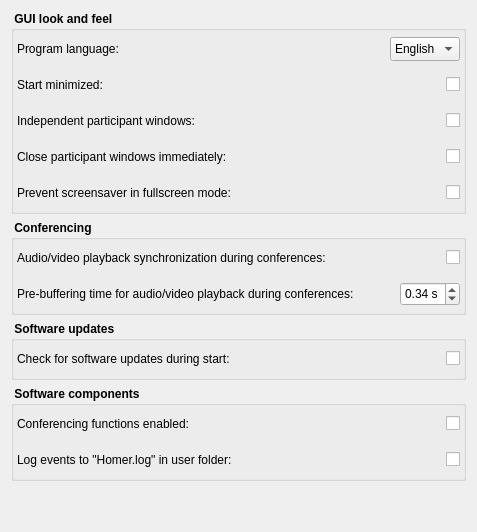
       <widget class="QWidget" name="mGeneral">
        <layout class="QVBoxLayout" name="verticalLayout_23">
         <item>
          <widget class="QGroupBox" name="mGrpStyle">
           <property name="font">
            <font>
             <weight>75</weight>
             <bold>true</bold>
            </font>
           </property>
           <property name="title">
            <string> GUI look and feel </string>
           </property>
           <layout class="QVBoxLayout" name="verticalLayout_13">
            <property name="leftMargin">
             <number>3</number>
            </property>
            <property name="topMargin">
             <number>3</number>
            </property>
            <property name="rightMargin">
             <number>3</number>
            </property>
            <property name="bottomMargin">
             <number>3</number>
            </property>
            <item>
             <layout class="QHBoxLayout" name="horizontalLayout_14">
              <item>
               <widget class="QLabel" name="label_7">
                <property name="minimumSize">
                 <size>
                  <width>0</width>
                  <height>30</height>
                 </size>
                </property>
                <property name="font">
                 <font>
                  <weight>50</weight>
                  <bold>false</bold>
                 </font>
                </property>
                <property name="text">
                 <string>Program language: </string>
                </property>
               </widget>
              </item>
              <item>
               <spacer name="horizontalSpacer_15">
                <property name="orientation">
                 <enum>Qt::Horizontal</enum>
                </property>
                <property name="sizeHint" stdset="0">
                 <size>
                  <width>40</width>
                  <height>20</height>
                 </size>
                </property>
               </spacer>
              </item>
              <item>
               <widget class="QComboBox" name="mCbLanguage">
                <property name="minimumSize">
                 <size>
                  <width>0</width>
                  <height>24</height>
                 </size>
                </property>
                <property name="font">
                 <font>
                  <weight>50</weight>
                  <bold>false</bold>
                 </font>
                </property>
                <item>
                 <property name="text">
                  <string>English</string>
                 </property>
                </item>
               </widget>
              </item>
             </layout>
            </item>
            <item>
             <layout class="QHBoxLayout" name="horizontalLayout_48">
              <item>
               <widget class="QLabel" name="label_27">
                <property name="minimumSize">
                 <size>
                  <width>0</width>
                  <height>30</height>
                 </size>
                </property>
                <property name="font">
                 <font>
                  <weight>50</weight>
                  <bold>false</bold>
                 </font>
                </property>
                <property name="text">
                 <string>Start minimized:</string>
                </property>
               </widget>
              </item>
              <item>
               <spacer name="horizontalSpacer_54">
                <property name="orientation">
                 <enum>Qt::Horizontal</enum>
                </property>
                <property name="sizeHint" stdset="0">
                 <size>
                  <width>40</width>
                  <height>20</height>
                 </size>
                </property>
               </spacer>
              </item>
              <item>
               <widget class="QCheckBox" name="mCbMainWindowMinimized">
                <property name="text">
                 <string/>
                </property>
               </widget>
              </item>
             </layout>
            </item>
            <item>
             <layout class="QHBoxLayout" name="horizontalLayout_35">
              <item>
               <widget class="QLabel" name="mLbSeparatedParticipantWidgets">
                <property name="minimumSize">
                 <size>
                  <width>0</width>
                  <height>30</height>
                 </size>
                </property>
                <property name="font">
                 <font>
                  <weight>50</weight>
                  <bold>false</bold>
                 </font>
                </property>
                <property name="text">
                 <string>Independent participant windows:</string>
                </property>
               </widget>
              </item>
              <item>
               <spacer name="horizontalSpacer_36">
                <property name="orientation">
                 <enum>Qt::Horizontal</enum>
                </property>
                <property name="sizeHint" stdset="0">
                 <size>
                  <width>40</width>
                  <height>20</height>
                 </size>
                </property>
               </spacer>
              </item>
              <item>
               <widget class="QCheckBox" name="mCbSeparatedParticipantWidgets">
                <property name="text">
                 <string/>
                </property>
               </widget>
              </item>
             </layout>
            </item>
            <item>
             <layout class="QHBoxLayout" name="horizontalLayout_36">
              <item>
               <widget class="QLabel" name="mLbCloseParticipantWidgetsImmediately">
                <property name="minimumSize">
                 <size>
                  <width>0</width>
                  <height>30</height>
                 </size>
                </property>
                <property name="font">
                 <font>
                  <weight>50</weight>
                  <bold>false</bold>
                 </font>
                </property>
                <property name="text">
                 <string>Close participant windows immediately:</string>
                </property>
               </widget>
              </item>
              <item>
               <spacer name="horizontalSpacer_37">
                <property name="orientation">
                 <enum>Qt::Horizontal</enum>
                </property>
                <property name="sizeHint" stdset="0">
                 <size>
                  <width>40</width>
                  <height>20</height>
                 </size>
                </property>
               </spacer>
              </item>
              <item>
               <widget class="QCheckBox" name="mCbCloseParticipantWidgetsImmediately">
                <property name="text">
                 <string/>
                </property>
               </widget>
              </item>
             </layout>
            </item>
            <item>
             <layout class="QHBoxLayout" name="horizontalLayout_45">
              <item>
               <widget class="QLabel" name="label_22">
                <property name="minimumSize">
                 <size>
                  <width>0</width>
                  <height>30</height>
                 </size>
                </property>
                <property name="font">
                 <font>
                  <weight>50</weight>
                  <bold>false</bold>
                 </font>
                </property>
                <property name="text">
                 <string>Prevent screensaver in fullscreen mode:</string>
                </property>
               </widget>
              </item>
              <item>
               <spacer name="horizontalSpacer_51">
                <property name="orientation">
                 <enum>Qt::Horizontal</enum>
                </property>
                <property name="sizeHint" stdset="0">
                 <size>
                  <width>40</width>
                  <height>20</height>
                 </size>
                </property>
               </spacer>
              </item>
              <item>
               <widget class="QCheckBox" name="mCbPreventScreensaverInFullscreenMode">
                <property name="text">
                 <string/>
                </property>
               </widget>
              </item>
             </layout>
            </item>
           </layout>
          </widget>
         </item>
         <item>
          <widget class="QGroupBox" name="groupBox_4">
           <property name="font">
            <font>
             <weight>75</weight>
             <bold>true</bold>
            </font>
           </property>
           <property name="title">
            <string> Conferencing</string>
           </property>
           <layout class="QVBoxLayout" name="verticalLayout_26">
            <property name="leftMargin">
             <number>3</number>
            </property>
            <property name="topMargin">
             <number>3</number>
            </property>
            <property name="rightMargin">
             <number>3</number>
            </property>
            <property name="bottomMargin">
             <number>3</number>
            </property>
            <item>
             <layout class="QHBoxLayout" name="horizontalLayout_46">
              <item>
               <widget class="QLabel" name="label_25">
                <property name="minimumSize">
                 <size>
                  <width>0</width>
                  <height>30</height>
                 </size>
                </property>
                <property name="font">
                 <font>
                  <weight>50</weight>
                  <bold>false</bold>
                 </font>
                </property>
                <property name="text">
                 <string>Audio/video playback synchronization during conferences:</string>
                </property>
               </widget>
              </item>
              <item>
               <spacer name="horizontalSpacer_52">
                <property name="orientation">
                 <enum>Qt::Horizontal</enum>
                </property>
                <property name="sizeHint" stdset="0">
                 <size>
                  <width>40</width>
                  <height>20</height>
                 </size>
                </property>
               </spacer>
              </item>
              <item>
               <widget class="QCheckBox" name="mCbAVSyncForConferences">
                <property name="text">
                 <string/>
                </property>
               </widget>
              </item>
             </layout>
            </item>
            <item>
             <layout class="QHBoxLayout" name="horizontalLayout_47">
              <item>
               <widget class="QLabel" name="label_26">
                <property name="minimumSize">
                 <size>
                  <width>0</width>
                  <height>30</height>
                 </size>
                </property>
                <property name="font">
                 <font>
                  <weight>50</weight>
                  <bold>false</bold>
                 </font>
                </property>
                <property name="text">
                 <string>Pre-buffering time for audio/video playback during conferences:</string>
                </property>
               </widget>
              </item>
              <item>
               <spacer name="horizontalSpacer_53">
                <property name="orientation">
                 <enum>Qt::Horizontal</enum>
                </property>
                <property name="sizeHint" stdset="0">
                 <size>
                  <width>40</width>
                  <height>20</height>
                 </size>
                </property>
               </spacer>
              </item>
              <item>
               <widget class="QDoubleSpinBox" name="mDSpPreBufferingConferences">
                <property name="minimumSize">
                 <size>
                  <width>0</width>
                  <height>24</height>
                 </size>
                </property>
                <property name="font">
                 <font>
                  <weight>50</weight>
                  <bold>false</bold>
                 </font>
                </property>
                <property name="suffix">
                 <string> s</string>
                </property>
                <property name="minimum">
                 <double>0.100000000000000</double>
                </property>
                <property name="maximum">
                 <double>3.000000000000000</double>
                </property>
                <property name="singleStep">
                 <double>0.010000000000000</double>
                </property>
                <property name="value">
                 <double>0.340000000000000</double>
                </property>
               </widget>
              </item>
             </layout>
            </item>
           </layout>
          </widget>
         </item>
         <item>
          <widget class="QGroupBox" name="mGrpStyle_2">
           <property name="font">
            <font>
             <weight>75</weight>
             <bold>true</bold>
            </font>
           </property>
           <property name="title">
            <string> Software updates </string>
           </property>
           <layout class="QVBoxLayout" name="verticalLayout_14">
            <property name="leftMargin">
             <number>3</number>
            </property>
            <property name="topMargin">
             <number>3</number>
            </property>
            <property name="rightMargin">
             <number>3</number>
            </property>
            <property name="bottomMargin">
             <number>3</number>
            </property>
            <item>
             <layout class="QHBoxLayout" name="horizontalLayout_28">
              <item>
               <widget class="QLabel" name="mLbColoring_2">
                <property name="minimumSize">
                 <size>
                  <width>0</width>
                  <height>30</height>
                 </size>
                </property>
                <property name="font">
                 <font>
                  <weight>50</weight>
                  <bold>false</bold>
                 </font>
                </property>
                <property name="text">
                 <string>Check for software updates during start:</string>
                </property>
               </widget>
              </item>
              <item>
               <spacer name="horizontalSpacer_29">
                <property name="orientation">
                 <enum>Qt::Horizontal</enum>
                </property>
                <property name="sizeType">
                 <enum>QSizePolicy::MinimumExpanding</enum>
                </property>
                <property name="sizeHint" stdset="0">
                 <size>
                  <width>2</width>
                  <height>20</height>
                 </size>
                </property>
               </spacer>
              </item>
              <item>
               <widget class="QCheckBox" name="mCbAutoUpdateCheck">
                <property name="text">
                 <string/>
                </property>
               </widget>
              </item>
             </layout>
            </item>
           </layout>
          </widget>
         </item>
         <item>
          <widget class="QGroupBox" name="mGrpStyle_8">
           <property name="font">
            <font>
             <weight>75</weight>
             <bold>true</bold>
            </font>
           </property>
           <property name="title">
            <string> Software components</string>
           </property>
           <layout class="QVBoxLayout" name="verticalLayout_15">
            <property name="leftMargin">
             <number>3</number>
            </property>
            <property name="topMargin">
             <number>3</number>
            </property>
            <property name="rightMargin">
             <number>3</number>
            </property>
            <property name="bottomMargin">
             <number>3</number>
            </property>
            <item>
             <layout class="QHBoxLayout" name="horizontalLayout_44">
              <item>
               <widget class="QLabel" name="mLbFeatureConferencing">
                <property name="minimumSize">
                 <size>
                  <width>0</width>
                  <height>30</height>
                 </size>
                </property>
                <property name="font">
                 <font>
                  <weight>50</weight>
                  <bold>false</bold>
                 </font>
                </property>
                <property name="text">
                 <string>Conferencing functions enabled: </string>
                </property>
               </widget>
              </item>
              <item>
               <spacer name="horizontalSpacer_48">
                <property name="orientation">
                 <enum>Qt::Horizontal</enum>
                </property>
                <property name="sizeType">
                 <enum>QSizePolicy::MinimumExpanding</enum>
                </property>
                <property name="sizeHint" stdset="0">
                 <size>
                  <width>2</width>
                  <height>20</height>
                 </size>
                </property>
               </spacer>
              </item>
              <item>
               <widget class="QCheckBox" name="mCbFeatureConferencing">
                <property name="toolTip">
                 <string>(de)activate conferencing functions and related network ports</string>
                </property>
                <property name="text">
                 <string/>
                </property>
               </widget>
              </item>
             </layout>
            </item>
            <item>
             <layout class="QHBoxLayout" name="horizontalLayout_10">
              <item>
               <widget class="QLabel" name="label_16">
                <property name="minimumSize">
                 <size>
                  <width>0</width>
                  <height>30</height>
                 </size>
                </property>
                <property name="font">
                 <font>
                  <weight>50</weight>
                  <bold>false</bold>
                 </font>
                </property>
                <property name="text">
                 <string>Log events to &quot;Homer.log&quot; in user folder:</string>
                </property>
               </widget>
              </item>
              <item>
               <spacer name="horizontalSpacer_7">
                <property name="orientation">
                 <enum>Qt::Horizontal</enum>
                </property>
                <property name="sizeHint" stdset="0">
                 <size>
                  <width>40</width>
                  <height>20</height>
                 </size>
                </property>
               </spacer>
              </item>
              <item>
               <widget class="QCheckBox" name="mCbFeatureAutoLogging">
                <property name="text">
                 <string/>
                </property>
               </widget>
              </item>
             </layout>
            </item>
           </layout>
          </widget>
         </item>
         <item>
          <spacer name="verticalSpacer_4">
           <property name="orientation">
            <enum>Qt::Vertical</enum>
           </property>
           <property name="sizeHint" stdset="0">
            <size>
             <width>20</width>
             <height>40</height>
            </size>
           </property>
          </spacer>
         </item>
        </layout>
       </widget>
